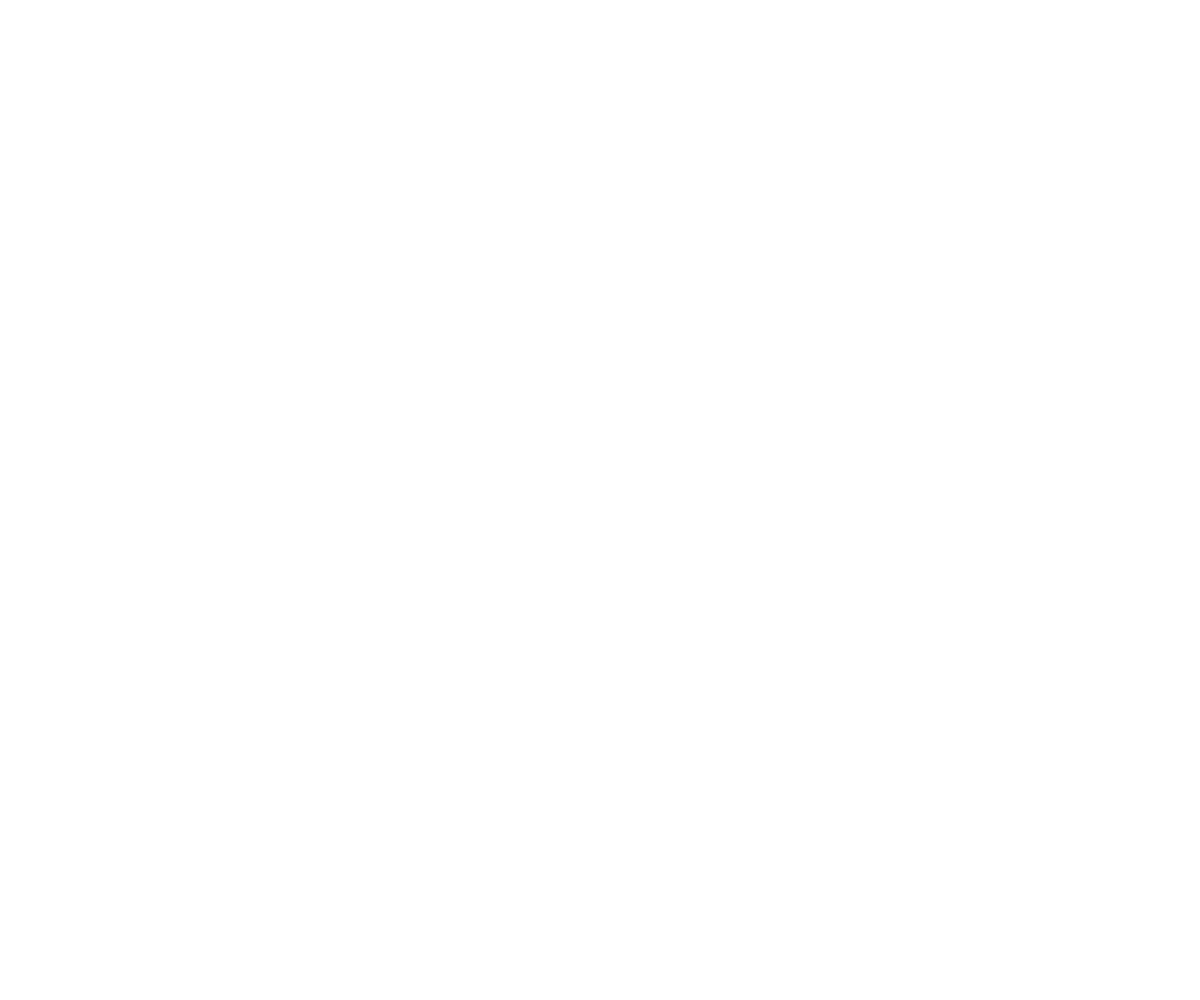
Frame 1 (no input)
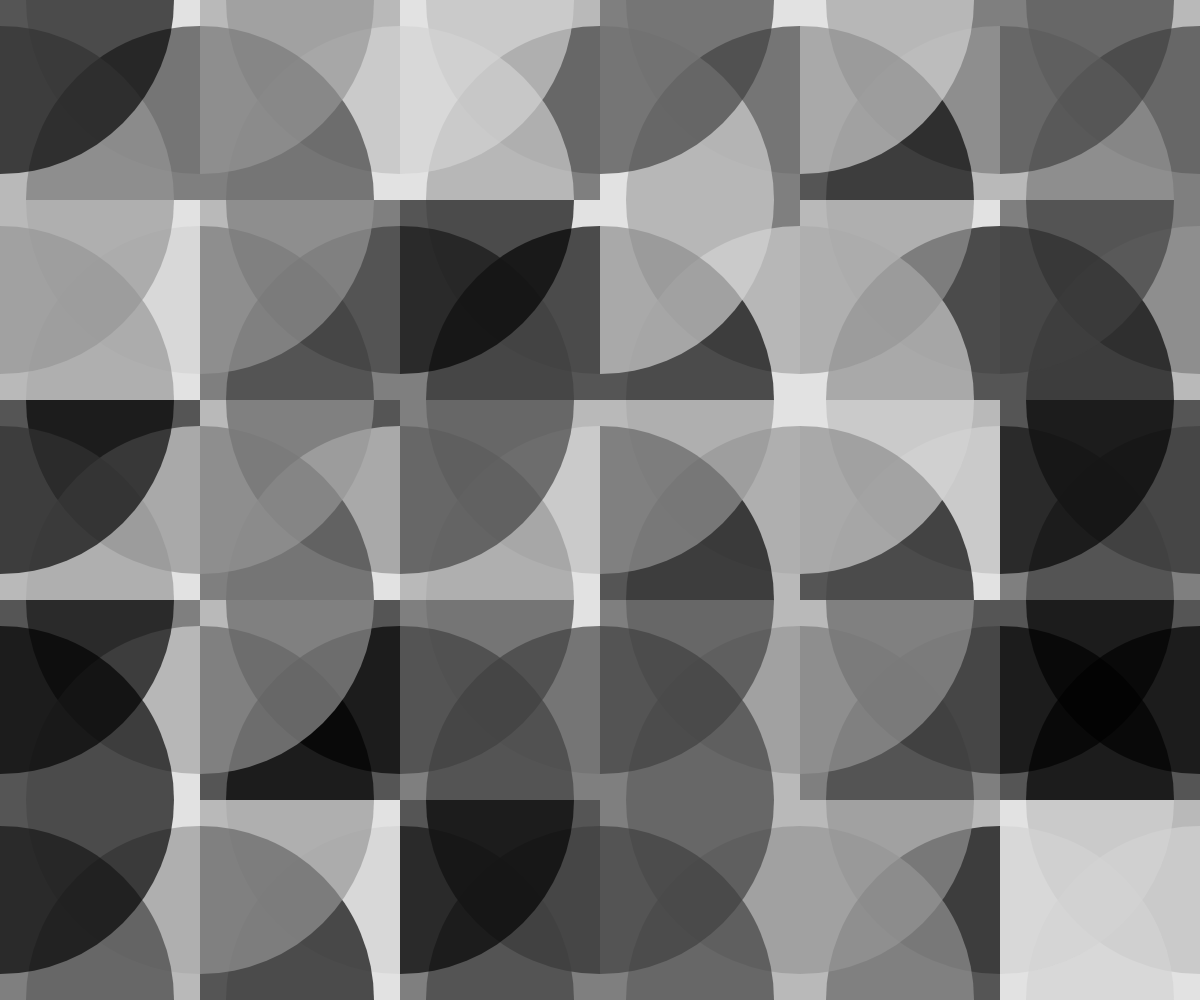
Frame 60 (no input)
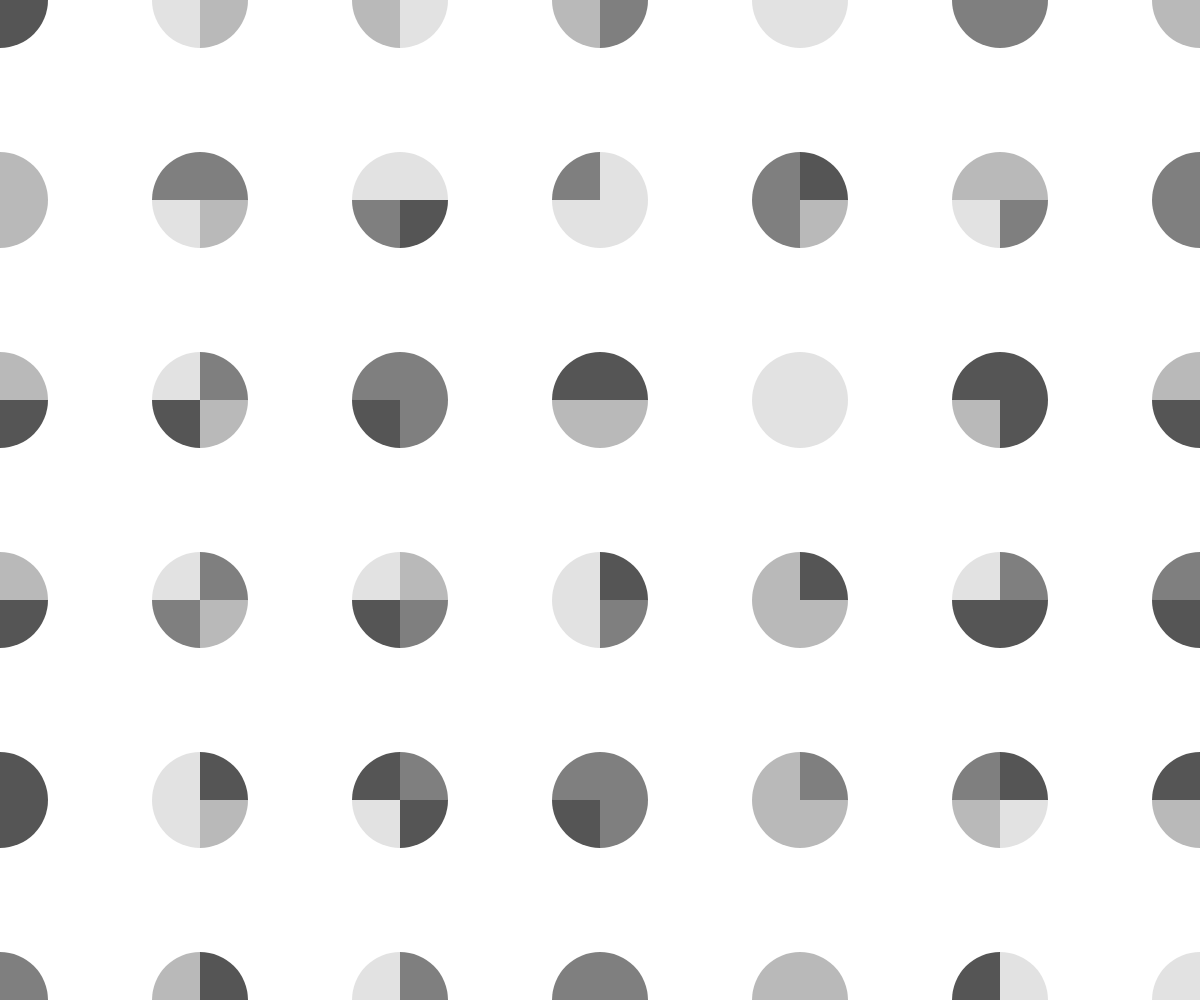
Frame 120 (the mouse pressed at the canvas centre since frame 60)

The p5.js sketch that drew these frames (run headless with seeded random() and noise() and a simulated clock; from frame 60 on, the mouse is pressed at the canvas centre):

// p5.js sketch
// ── sketch.js
let colors = ['#d4d4d4aa', '#979797aa','#3f3f3faa','#000000aa']
let backcolors = ['#ffffff']


let w = 200;


let r = 0;
let dir = 1;



let arcs = [];
let cols, rows;



function setup() {
  createCanvas(windowWidth, windowHeight);
  noStroke();

  cols = ceil(width / w) + 1;
  rows = ceil(height / w) + 1;



  for (let i = 0; i < cols; i++) {
    for (let j = 0; j < rows; j++) {
      let x = i * w;
      let y = j * w;
      let crossA = new CrossArcs(x, y);
      arcs.push(crossA);
    }

  }

}





function timer() {

  r +=3* dir;
  if (r > w || r < -w) {
    dir *= (-1);
  }

}



function draw() {

  background(255);
  
  

  for (let crossA of arcs) {
    crossA.show();
    crossA.update();

  }


  timer();
  
}


class CrossArcs {

  constructor(x, y) {
    this.x = x;
    this.y = y;
    this.rad = 0;
    this.bottomCol = random(backcolors);
    this.col1 = random(colors);
    this.col2 = random(colors);
    this.col3 = random(colors);
    this.col4 = random(colors);



  }


  show() {

    push();
    translate(this.x, this.y);


    
    fill(this.bottomCol);
    rect(0, 0, w,w);

    fill(this.col1);
    arc(w, 0, this.rad, this.rad, PI / 2, PI);
    // arc(w, 0, this.rad*4/5, this.rad*4/5, PI / 2, PI);

    fill(this.col2);
    arc(w, w, this.rad, this.rad, -PI, -PI/2);
    // arc(w, 0, this.rad*4/5, this.rad*4/5, PI / 2, PI);

    fill(this.col3);
    arc(0, w, this.rad, this.rad, -PI / 2, 0);

    fill(this.col4);
    arc(0, 0, this.rad, this.rad, 0, PI/2);
    // arc(0, w, this.rad*4/5, this.rad*4/5, -PI / 2, 0);
    pop();


  }


  update() {

    this.rad = map(r, 0, w, 0, 2*w);
  }



}
